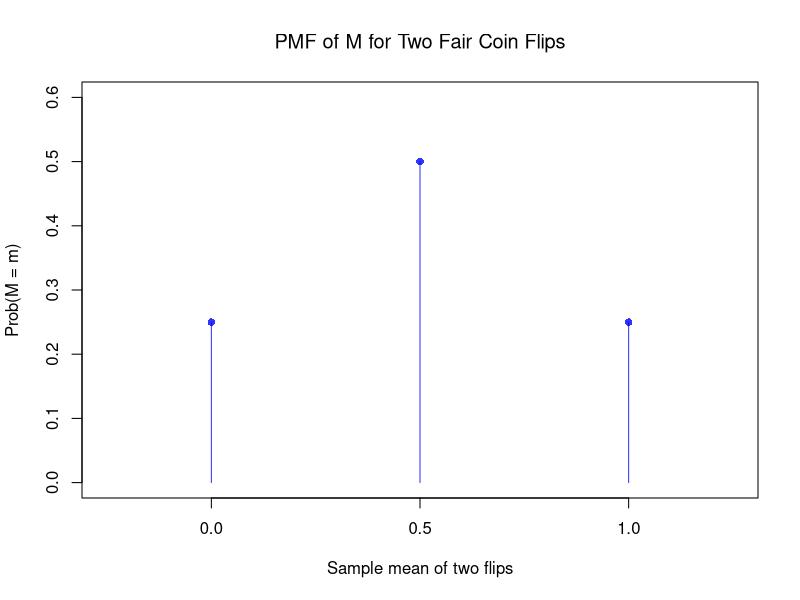

This figure's R source: (Note: this script raises an error after producing the figure.)
## ---- chunk 1
# Hidden seed so every render draws the same random numbers
set.seed(1)
## ---- chunk 2
#| fig-width: 6
#| fig-height: 4
## MAIN EXAMPLE
# M in each of the four samples HH, HT, TH, TT
x1 <- c(1, 1, 0, 0) # first flip
x2 <- c(1, 0, 1, 0) # second flip
m_samples <- (x1 + x2)/2
m_samples

# PMF of M, since each sample has probability 1/4
m_probs <- c(table(m_samples))/4
m_values <- as.numeric(names(m_probs))
m_probs

plot(m_values, m_probs, type='h', col=rgb(0, 0, 1, .8),
    xlim=c(-0.25, 1.25), ylim=c(0, 0.6),
    main=NA, xlab='Sample mean of two flips', ylab='Prob(M = m)')
points(m_values, m_probs, pch=16, col=rgb(0, 0, 1, .8))
title('PMF of M for Two Fair Coin Flips', font.main=1)
## ---- chunk 3
# Computerized Way to Compute Mean
x <- c(1, 2, 3, 4, 5)
x_probs <- c(1/5, 1/5, 1/5, 1/5, 1/5)
population_mean <- sum(x*x_probs)
population_mean

# Computerized Way to Compute SD
population_var <- sum((x-population_mean)^2*x_probs)
population_var
population_sd <- sqrt(population_var)
population_sd

# Verified by simulation
x_sim_hat <- sample(x, prob=x_probs,
          size=10000, replace=TRUE)
mean(x_sim_hat)
sqrt(mean((x_sim_hat - mean(x_sim_hat))^2)) # divides by n, unlike sd()
## ---- chunk 4
## MAIN EXAMPLE
# Pretend the 3294 workers in Wages1 are the whole population
data(Wages1, package='Ecdat')
population_wages <- Wages1[, 'wage'] # hourly wage in 1980 dollars
N <- length(population_wages)
wage_probs <- rep(1/N, N) # each worker equally likely, with probability 1/3294

# Population mean and variance, from the formulas
population_wage_mean <- sum(population_wages * wage_probs)
population_wage_mean
population_wage_var <- sum((population_wages - population_wage_mean)^2 * wage_probs)
population_wage_var
sqrt(population_wage_var) ##sd
## ---- chunk 5
# A simulation of many coin flips
x <- c(0, 1)
x_probs <- c(1/4, 3/4)
x_sim <- sample(x, prob=x_probs, size=1000, replace=TRUE)

round( mean(x_sim), 4)

round( mean((x_sim - mean(x_sim))^2), 4)
## ---- chunk 6
x <- c(1, 2, 3, 4)
x_probs <- c(1/8, 2/8, 1/8, 4/8)
population_mean <- sum(x * x_probs)
population_mean

population_var <- sum((x - population_mean)^2 * x_probs)
population_var

# Verify by simulation
x_sim <- sample(x, prob=x_probs, size=10000, replace=TRUE)
round(mean(x_sim), 2)
round(mean((x_sim - mean(x_sim))^2), 2)
## ---- chunk 7
# Exponential Random Variable
x_sim <- rexp(5000, 2)
m_hat <- mean(x_sim)
round(m_hat, 2)

# Normal Random Variable
x_sim <- rnorm(5000, 1, 2)
round(mean(x_sim), 2)
round(mean((x_sim - mean(x_sim))^2), 2)
## ---- chunk 8
# Wages are recorded to many decimal places, so treat them as continuous.
f_hat <- hist(population_wages, breaks=seq(0, 40, by=1), plot=FALSE)
bin_areas <- f_hat[['density']] * diff(f_hat[['breaks']]) # f(x) dx

# Mean from the histogram, and the exact population mean
sum(f_hat[['mids']] * bin_areas)
population_wage_mean
# The two numbers are close, 5.757 and 5.758.
## ---- chunk 9
# Verify by simulation
x_sim <- runif(100000, -1, 1)
round( mean(x_sim), 2)
round( mean((x_sim - mean(x_sim))^2), 2)
## ---- chunk 10
x0_hat <- c(rep(1, 75), rep(0, 25)) # 75 heads and 25 tails
p_hat <- table(x0_hat)/length(x0_hat)
x <- as.numeric(names(p_hat))
m_hat <- sum(x * p_hat)
v_hat <- sum((x - m_hat)^2 * p_hat)
c(m_hat, v_hat)
## ---- chunk 11
# One sample of 50 workers, as if it were all we observed
x_sim <- sample(population_wages, 50, replace=FALSE)

# Wages have many unique values.
# Plug-in mean and variance, from the estimated probability of each unique value
p_hat <- table(x_sim)/length(x_sim)
x <- as.numeric(names(p_hat))
m_hat <- sum(x * p_hat)
v_hat <- sum((x - m_hat)^2 * p_hat)
round(c(m_hat, v_hat), 4)

# Same numbers, from the observations directly
round(c(mean(x_sim), mean((x_sim - mean(x_sim))^2)), 4)

# Population parameters, which these numbers estimate
round(c(population_wage_mean, population_wage_var), 4)
# The estimates, about 6.15 and 12.75, differ from these parameters.
## ---- chunk 12
x_sim <- rnorm(5000, 1, 2) # continuous draws, as in Continuous Random Variables

# values and probabilities
f_hat  <- hist(x_sim, plot=FALSE)
wt <- f_hat[['counts']]/length(x_sim)
xt <- f_hat[['mids']]
# Weighted mean
m_hat <- sum(wt*xt)
m_hat

# Compare to 'mean(x_sim)'
## ---- chunk 13
x_sim <- runif(2000, -1, 1)
## ---- chunk 14
# The four samples HH, HT, TH, TT, each with probability 1/4
x1 <- c(1, 1, 0, 0) # first flip
x2 <- c(1, 0, 1, 0) # second flip
x_probs <- c(1/4, 1/4, 1/4, 1/4)
sum((x1 + x2) * x_probs) # E[X1 + X2]
sum((x1 + x2)/2 * x_probs) # E[M]

# Verify by simulation
coin_means <- rep(NA, 10000)
for(i in seq_along(coin_means)){
    x_sim <- sample(c(0, 1), size=2, replace=TRUE)
    m_hat <- mean(x_sim)
    coin_means[i] <- m_hat
}
round(mean(coin_means), 2)
## ---- chunk 15
## MAIN EXAMPLE
# Many samples of 50 workers
wage_means <- rep(NA, 1000)
for(i in seq_along(wage_means)){
    x_sim <- sample(population_wages, 50, replace=FALSE)
    m_hat <- mean(x_sim)
    wage_means[i] <- m_hat
}
round(mean(wage_means), 3) # average estimate across samples
round(population_wage_mean, 3) # population mean
# The average estimate, about 5.742, is close to the population mean, 5.758.
## ---- chunk 16
## MAIN EXAMPLE
round(sqrt(population_wage_var/50), 3) # SE from the formula
round(sd(wage_means), 3) # SE from many samples
## ---- chunk 17
## MAIN EXAMPLE
# One sample of 50 workers, as if it were all we observed
x_sim <- sample(population_wages, 50, replace=FALSE)
n <- length(x_sim)
s_hat <- sqrt(mean((x_sim - mean(x_sim))^2)) # divides by n, unlike sd()
theory_se <- s_hat/sqrt(n)

# Bootstrap estimates
boot_means_wage <- rep(NA, 9999)
for(b in seq_along(boot_means_wage)){
    x_boot <- sample(x_sim, replace=TRUE) # c.f. jackknife
    m_b_hat <- mean(x_boot)
    boot_means_wage[b] <- m_b_hat
}
boot_se <- sd(boot_means_wage)

# Compare SE's
paste0('Bootstrap SE = ', round(boot_se, 3))
paste0('Class SE = ', round(theory_se, 3))
paste0('True SE = ', round(sqrt(population_wage_var/n), 3))
## ---- chunk 18
# Bootstrap Distribution
hist(boot_means_wage, breaks=25,
    main=NA, border=NA,
    freq=FALSE, ylim=c(0, 1),
    xlab=expression(hat(m)^group('(', b, ')')))
title('Bootstrap vs Normal Distribution', font.main=1)

# Theoretical Distribution: Normal Approximation with IID SEs
x <- seq(3, 9, by=0.01)
fx <- dnorm(x, mean(x_sim), theory_se)
lines(x, fx, col=rgb(0, 0, 1, .8), lty=2)
## ---- chunk 19
# These 50 US states are one sample, with no known population.
x2_hat <- USArrests[, 'Murder'] # murder arrests per 100,000
n2 <- length(x2_hat)
s2_hat <- sqrt(mean((x2_hat - mean(x2_hat))^2)) # divides by n, unlike sd()
theory_se2 <- s2_hat/sqrt(n2)

# Bootstrap estimates
boot_means2 <- rep(NA, 9999)
for(b in seq_along(boot_means2)){
    x_boot <- sample(x2_hat, replace=TRUE)
    m_b_hat <- mean(x_boot)
    boot_means2[b] <- m_b_hat
}
boot_se2 <- sd(boot_means2)

# Compare SE's
paste0('Bootstrap SE = ', round(boot_se2, 3))
paste0('Class SE = ', round(theory_se2, 3))

# Bootstrap Distribution
hist(boot_means2, breaks=25,
    main=NA, border=NA,
    freq=FALSE, ylim=c(0, 0.7),
    xlab=expression(hat(m)^group('(', b, ')')))
title('Bootstrap vs Normal Distribution', font.main=1)

# Theoretical Distribution: Normal Approximation with IID SEs
x <- seq(5, 10, by=0.01)
fx <- dnorm(x, mean(x2_hat), theory_se2)
lines(x, fx, col=rgb(0, 0, 1, .8), lty=2)
## ---- chunk 20
x  <- c(1, 2, 3)
x_probs <- c(0.2, 0.5, 0.3)
g  <- function(x) x^2 + 1
sum(g(x) * x_probs) 
## ---- chunk 21
g  <- function(x) x^2 + 1

# A theoretical example
x <- c(1, 2, 3, 4)
x_probs <- c(1/4, 1/4, 1/4, 1/4)
sum(g(x) * x_probs)

# A simulation example
x_sim <- sample(x, prob=x_probs, size=1000, replace=TRUE)
mean(g(x_sim))
## ---- chunk 22
# E[log(X)] by LOTUS
sum(log(population_wages) * wage_probs)
# The population mean of log wages is 1.59.

# log(E[X]) is a different number
log(population_wage_mean)
# The log of the population mean wage is 1.75, so the two numbers differ.
## ---- chunk 23
x_sim <- rexp(5e5, rate = 1)           # X ~ Exp(1)
mean(sqrt(x_sim))                      # LOTUS Simulation
sqrt(pi) / 2                       # Exact via LOTUS integral
## ---- chunk 24
# Five-sided die: population moments by LOTUS
x <- c(1, 2, 3, 4, 5)
x_probs <- rep(1/5, 5)
population_mean <- sum(x * x_probs)
population_var <- sum((x - population_mean)^2 * x_probs) # E[Y_i]
population_m4 <- sum((x - population_mean)^4 * x_probs) # E[(X_i - E[X_i])^4]
y_var <- population_m4 - population_var^2 # V[Y_i]

# Sampling distribution of V across many samples of n rolls
n <- 100
sample_vars <- rep(NA, 2000)
for(i in seq_along(sample_vars)){
    x_sim <- sample(x, prob=x_probs, size=n, replace=TRUE)
    v_hat <- mean((x_sim - mean(x_sim))^2) # divide-by-n variance
    sample_vars[i] <- v_hat
}
round(mean(sample_vars), 3) # near (n-1)/n * 2 = 1.98
round(sd(sample_vars), 3) # near sqrt(2.8/n) = 0.167

hist(sample_vars, breaks=25,
    border=NA, freq=FALSE, ylim=c(0, 2.6),
    xlab=expression(hat(v)),
    main=NA)
title('Sampling Distribution of the Variance', font.main=1)

# CLT approximation, with the SE from LOTUS
v <- seq(1, 3, by=0.01)
fv <- dnorm(v, population_var, sqrt(y_var/n))
lines(v, fv, col=rgb(0, 0, 1, .8), lty=2)
## ---- chunk 25
# Many samples of 10 workers
n <- 10
wage_vars <- rep(NA, 10000)
for(i in seq_along(wage_vars)){
    x_sim <- sample(population_wages, n, replace=FALSE)
    v_hat <- mean((x_sim - mean(x_sim))^2) # divide-by-n variance
    wage_vars[i] <- v_hat
}
round(mean(wage_vars), 2) # average estimate across samples
round((n-1)/n*population_wage_var, 2) # E[V] from the formula
round(population_wage_var, 2) # population variance
# The average estimate, about 9.6, is close to E[V] from the formula, 9.62.
# It is not close to the population variance, 10.68.
## ---- chunk 26
# The four samples HH, HT, TH, TT, each with probability 1/4
x1 <- c(1, 1, 0, 0) # first flip
x2 <- c(1, 0, 1, 0) # second flip
x_probs <- c(1/4, 1/4, 1/4, 1/4)
m_samples <- (x1 + x2)/2
v_samples <- ((x1 - m_samples)^2 + (x2 - m_samples)^2)/2
v_samples

sum(v_samples * x_probs) # E[V]
sum(v_samples * x_probs) - 1/4 # Bias(V)
## ---- chunk 27
# One sample of 50 workers, as if it were all we observed
x_sim <- sample(population_wages, 50, replace=FALSE)

n_boot <- 999 # number of bootstrap samples
sample_sizes <- seq(1, length(x_sim), by=1) # different resample sizes

## For each sample size, compute the bootstrap SE
se_by_n <- rep(NA, length(sample_sizes))
for(n in seq_along(sample_sizes)){
    boot_means_n <- rep(NA, n_boot)
    for(b in seq(1, n_boot)){
        x_boot <- sample(x_sim, size=n, replace=TRUE)
        m_b_hat <- mean(x_boot) # statistic of interest
        boot_means_n[b] <- m_b_hat
    }
    se_n <- sd(boot_means_n) # How much the statistic varies across samples
    se_by_n[n] <- se_n
}

# Theory-driven standard error at each sample size, with s_adj in place of the population SD
se_theory_n <- sd(x_sim)/sqrt(sample_sizes)

plot(sample_sizes, se_by_n, pch=16, col=grey(0, 0.5),
    ylim=range(c(se_by_n, se_theory_n)),
    ylab='standard error', xlab='sample size', main=NA)
lines(sample_sizes, se_theory_n, col=rgb(0, 0, 1, .8), lwd=1, lty=2)
## ---- chunk 28
# Share of 2000 samples whose mean misses by one dollar or more
n_values <- c(10, 50, 250)
miss_share <- rep(NA, length(n_values))
for(ni in seq_along(n_values)){
    wage_means_n <- rep(NA, 2000)
    for(i in seq_along(wage_means_n)){
        x_sim <- sample(population_wages, n_values[ni], replace=FALSE)
        wage_means_n[i] <- mean(x_sim)
    }
    miss_share[ni] <- mean(abs(wage_means_n - population_wage_mean) >= 1)
}
round(cbind(n=n_values, share=miss_share), 3)
# The share of samples that miss falls toward zero as n grows.
# It is about 31% with n=10, about 2% with n=50, and about 0% with n=250.
